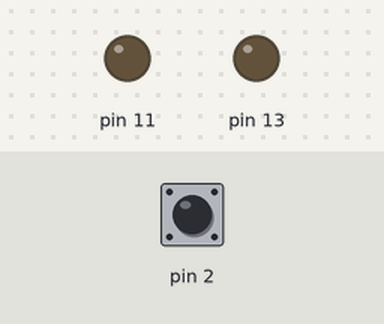
The sketch below on a simulated Arduino Uno, built with avr-gcc and run on an emulated ATmega328P. Shown: output pins drawn as LEDs (lit = HIGH). The test bench sets the inputs (shaded band); at power-on: pin 2 HIGH.

Above: at 1.2 s.
1.3 s: pin 2 pulled LOW for 0.15 s
At 1.37 s:
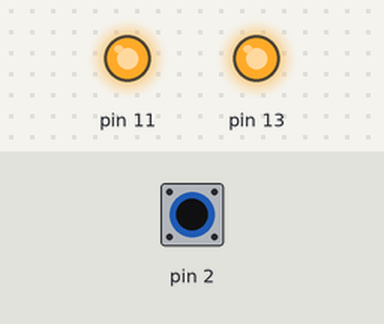
2.9 s: pin 2 pulled LOW for 3.2 s
At 6.8 s:
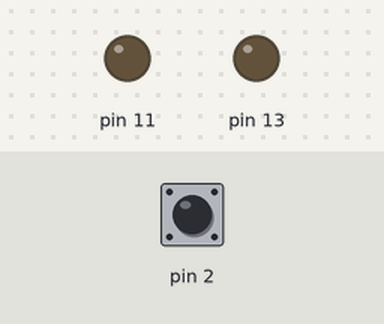
Timing chart, 0 to 8.3 s (numbered marks = the images above; inputs shaded):
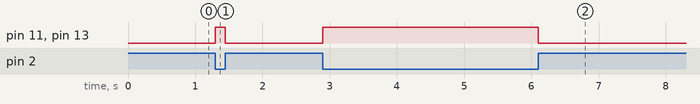

Measured:
- after the input at 1.3 s, pin 11, pin 13: LOW → HIGH at once, → LOW 0.15 s later
- after the input at 2.9 s, pin 11, pin 13: LOW → HIGH at once, → LOW 3.2 s later

The sketch:

Proyecto_ADC2_electrocuta.ino
```cpp
void setup(){
  pinMode(2,INPUT_PULLUP);
  pinMode(3,INPUT_PULLUP);
  pinMode(4,INPUT_PULLUP);
  pinMode(5,INPUT_PULLUP);
  pinMode(6,INPUT_PULLUP);
  pinMode(7,INPUT_PULLUP);

  pinMode(13,OUTPUT);
  pinMode(11,OUTPUT);
}

void loop(){
  if(digitalRead(2)==LOW){
    digitalWrite(13,HIGH);
    digitalWrite(11,HIGH);

  }
  else{
    digitalWrite(13,LOW);
    digitalWrite(11,LOW);
  }

}
```
